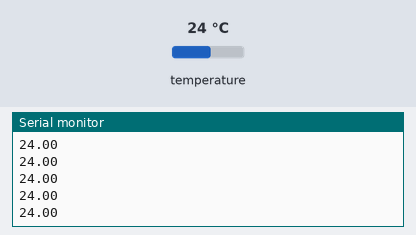
A sketch run on a simulated Arduino Uno, built with avr-gcc and run on an emulated ATmega328P. Shown: the last lines printed to the serial monitor. Wiring (inferred from the names in the program): TMP102 temperature sensor at I2C address 0x48. The test bench sets the inputs (shaded band); at power-on: temperature 24 °C.

Above: at 1.2 s.
1.3 s: temperature set to 12 °C
At 1.9 s:
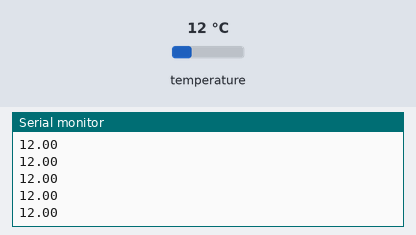
2.8 s: temperature set to 19 °C
At 3.4 s:
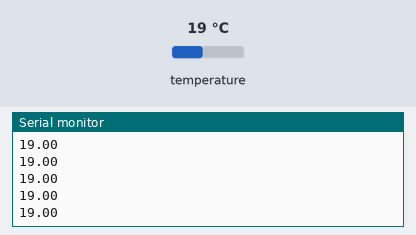
Timing chart, 0 to 5.8 s (numbered marks = the images above; inputs shaded):
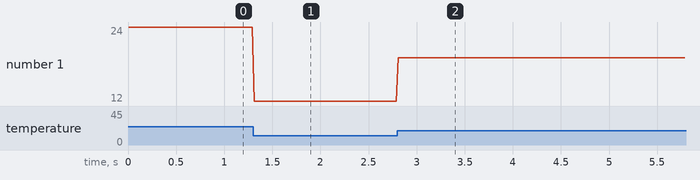

The sketch:

Firmware.ino
```cpp
#include "Global.h"

void setup()
{
	Serial.begin(9600);
	Serial.println("start");

}

void loop()
{
	float sample = tempSensor.readCelsius();
	ssDisplay.write(sample);
	Serial.println(sample);

	delay(20);
}
```

Global.cpp
```cpp
#include "Global.h"

TMP102 tempSensor = TMP102();
SevenSegmentDisplay ssDisplay = SevenSegmentDisplay(SEVEN_SEGMENT_DISPLAY_CS_PIN);
```

Global.h
```cpp
#ifndef GLOBAL_H
#define GLOBAL_H

#include "Pins.h"


#include "TMP102.h"
#include "SevenSegmentDisplay.h"

extern TMP102 tempSensor;
extern SevenSegmentDisplay ssDisplay;

#endif //GLOBAL_H
```

SevenSegmentDisplay.cpp
```cpp
#include "SevenSegmentDisplay.h"

SevenSegmentDisplay::SevenSegmentDisplay(int csPin) : csPin(csPin)
{
	pinMode(csPin, OUTPUT);
	digitalWrite(csPin, HIGH);  //Chip select pin is idle HIGH
	//Config SPI
	SPI.begin();
	SPI.setClockDivider(SPI_CLOCK_DIV64);

	setBrightness(255);
	clear();
}

byte SevenSegmentDisplay::write(int number)	//write integer number between -999 to 9999
{
	if(number > 9999 || number < -999)
		return OutOfRangeError;

	char tempString[10];
	sprintf(tempString, "%4d", number); //create a 4 digits string for int
	write(tempString); 	//write to the 7 segment as string
	return 1;
}

byte SevenSegmentDisplay::write(float number) //write decimal number with 4 digits accuracy
{
	if(number > 9999 || number < -999)
		return OutOfRangeError;

	if(number > 999 || number < -99)
		write(int(number));

	char tempString[10];
	dtostrf(number, 5, 3, tempString);	//convert number to 5 chars with 3 digits after the dot, and enter it to tempString
	int dotLocation = -1;
	for(int i=1;i<4;i++)	//the dtostrf function return char array include the dot, this loop find the dot remove it and save the location
	{
		if(tempString[i] == '.')
		{
			dotLocation = i;
			for(i++;i<5;i++)	//Move all chars one place
				tempString[i-1] = tempString[i];

			break; //dot found, stop loop
		}
	}

	//send data
	digitalWrite(csPin, LOW);
	SPI.transfer(ClearDisplay);
	for (int i=0; i<4; i++)
		SPI.transfer(tempString[i]);	//send string
	if(dotLocation>=0)	//if dot found, turn it on in the right positoin
	{
		SPI.transfer(DotsControl);
		SPI.transfer(1<<(dotLocation-1));
	}
	digitalWrite(csPin, HIGH);

	return 1;
}

byte SevenSegmentDisplay::write(String str) //write 4 letters long string
{
	clear();
	digitalWrite(csPin, LOW);
	for (int i=0; i<4; i++)
		SPI.transfer(str[i]);

	digitalWrite(csPin, HIGH);
	return 1;
}

byte SevenSegmentDisplay::write(int a, int b) //write two integers with colon between
{
	if(a > 99 || a<-9 || b>99 || b<-9)
		return OutOfRangeError;

	char tempString[10];
	if(b>=0)	//if b>0 it can handle as 4 digits integer
	{
		if(a>0)
			sprintf(tempString, "%4d", a*100 + b);
		else
			sprintf(tempString, "%4d", a*100 - b);
	}
	else
	{
		if(a<0)
		{
			tempString[0] = '-';
			tempString[1] = (byte)(-a); //0x00 - 0x09
		}
		else
		{
			tempString[0] = (byte)(a/10);	//the tens digit
			tempString[1] = (byte)(a%10);	//the units digit
		}
		//the b part is just one digit and the '-' char
		tempString[2] = '-';
		tempString[3] = (byte)(-b);	//the parser parse 0x00-0x09 as well as '0'-'9'

	}

	//send data:
	digitalWrite(csPin, LOW);
	SPI.transfer(ClearDisplay);
	for (int i=0; i<4; i++)
		SPI.transfer(tempString[i]);
	SPI.transfer(DotsControl);
	SPI.transfer(Colon);		//turn on the Colon
	digitalWrite(csPin, HIGH);
	return 1;
}

byte SevenSegmentDisplay::write(float a, float b) //write two decimals with colon between
{
	if(a > 99 || a<-9 || b>99 || b<-9) //check the number are presentable
		return OutOfRangeError;
	byte dots = Colon;				//dots byte will store all bytes need to be presented
	char tempPart[4];				//for parsing float numbers
	char tempString[10];
	//parsing float a:
	dtostrf(a, 3, 1, tempPart);		//parse float into char array
	if(tempPart[1] == '.') //if second char is dot, add the dot to the dots byte and replace with the third char
	{
		tempPart[1] = tempPart[2];
		dots |= 1<<0;	//turn on the first dot
	}
	tempString[0] = tempPart[0];
	tempString[1] = tempPart[1];

	//parsing float b:
	dtostrf(b, 3, 1, tempPart);
	if(tempPart[1] == '.')
  {
		tempPart[1] = tempPart[2];
		dots |= 1<<2;	//turn on the third dot
	}
	tempString[2] = tempPart[0];
	tempString[3] = tempPart[1];

	//send data
	digitalWrite(csPin, LOW);
	SPI.transfer(ClearDisplay);
	for (int i=0; i<4; i++)
		SPI.transfer(tempString[i]);
	SPI.transfer(DotsControl); // 0x77
	SPI.transfer(dots);
	digitalWrite(csPin, HIGH);

	return 1;
}

void SevenSegmentDisplay::clear()
{
	digitalWrite(csPin, LOW);
	SPI.transfer(ClearDisplay);  // 0x76 - Clear display command
	digitalWrite(csPin, HIGH);
}
void SevenSegmentDisplay::setBrightness(byte value)
{
  if(value != 118) //118 is 0x76 and it clear the display
  {
  	digitalWrite(csPin, LOW);
  	SPI.transfer(BrightnessControl);  	// 0x7A Set brightness command byte
  	SPI.transfer(value);  				// brightness data byte
  	digitalWrite(csPin, HIGH);
  }
  //TO-DO : what else - change value to 119/117/return error?
}
```

SevenSegmentDisplay.h
```cpp
#ifndef SegmentDisplay_H
#define SegmentDisplay_H

#include "arduino.h"
#include <SPI.h>

#define ClearDisplay 0x76
#define DotsControl 0x77
#define BrightnessControl 0x7A
#define OutOfRangeError 0
#define Colon 0b00010000

class SevenSegmentDisplay
{
	public:
		SevenSegmentDisplay(int csPin);
		byte write(int number);
		byte write(float number);
		byte write(String str);
		byte write(int a,int b);
		byte write(float a,float b);
		void clear();
		void setBrightness(byte value);

	private:
		const int csPin;
};
#endif //SegmentDisplay_H
```

TMP102.cpp
```cpp
#include "TMP102.h"

TMP102::TMP102()
{
	Wire.begin();
}
int TMP102::read() //return TMP102 reading
{
	Wire.requestFrom(address,2);

	int result = Wire.read() << 8; 	//read MSB
	result |= Wire.read(); 			//read LSB

	return result >> 4; //result is just 12 bits long
}
float TMP102::readCelsius()
{
	return read()*0.0625;
}
float TMP102::readFahrenheit ()
{
	return read()*0.1125 + 32;
}
```

TMP102.h
```cpp
#ifndef TMP102_H
#define TMP102_H

#include "arduino.h"
#include <Wire.h>

class TMP102
{
	public:
		TMP102();
		int read();
		float readCelsius ();
		float readFahrenheit();

	private:
		const int address =  0x48;
};
#endif //TMP102_H
```

Pins.h
```cpp
#ifndef PINS_H
#define PINS_H

/*SevenSegmentDisplay*/

#define SEVEN_SEGMENT_DISPLAY_CS_PIN 10

#endif //__PINS_H
```

Measured:
- after the input at 1.3 s, the serial monitor: prints a new line at once (image 1)
- after the input at 2.8 s, the serial monitor: prints a new line at once (image 2)
- plotted number 1: 24 → 12 after the input at 1.3 s, 12 → 19 after the input at 2.8 s
